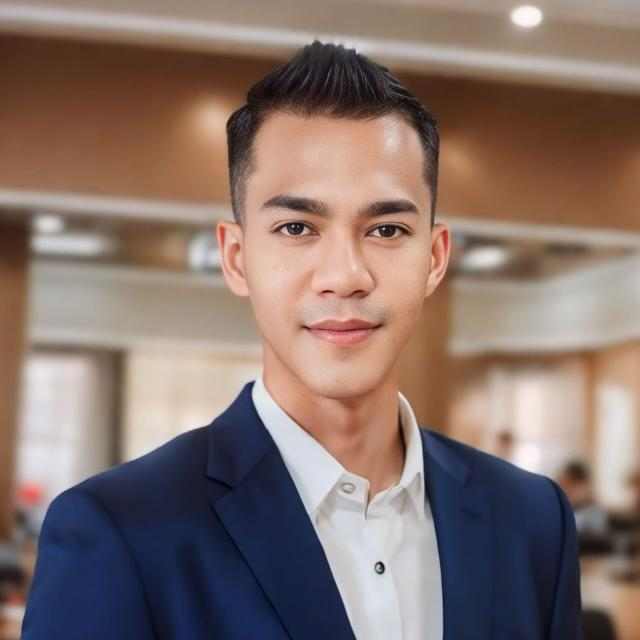
#> input picture photos/dajjal.jpg, 640 x 640 px
$ python thresh.py
#> lines starting #> are read from the running program, lines starting #| are printed output that depends on the picture; after the words box and inside, x2 and y2 are one past the last pixel; in counts of white or black regions, pixels touching at a corner belong together
import cv2 as cv

img = cv.imread('photos/dajjal.jpg')
#> img is the input picture: shape (640, 640, 3); mean B, G, R 108, 114.6, 134.3
cv.imshow('Dajjal', img)
gray = cv.cvtColor(img, cv.COLOR_BGR2GRAY)
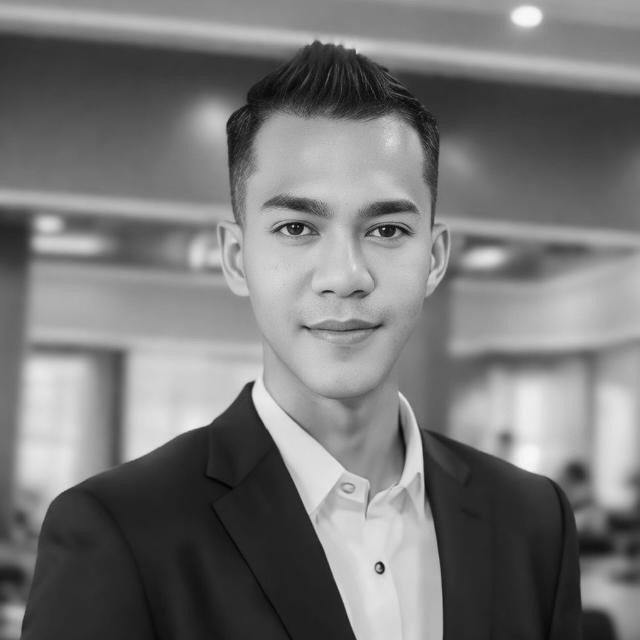
#> gray: shape (640, 640); min 2, max 249, mean 119.8
cv.imshow('Gray', gray)

#Simpe Thresholding
threshold, thresh = cv.threshold(gray, 150, 255, cv.THRESH_BINARY)
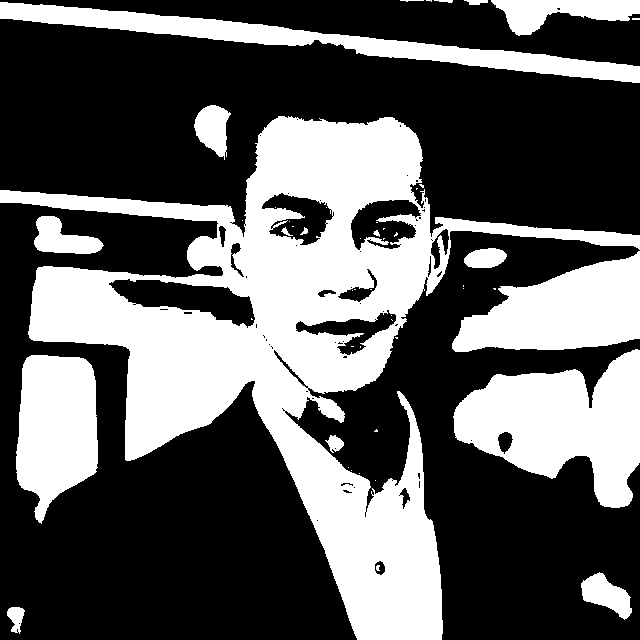
#> thresh: shape (640, 640); 36.8% white; 50 white regions (32 under 20 px), largest, box (x1, y1, x2, y2) and area: (0, 116, 640, 640) 91258, (453, 349, 640, 508) 17181, (452, 251, 640, 352) 11951
cv.imshow('Simple Thresholded', thresh)

threshold, thresh_inv = cv.threshold(gray, 150, 255, cv.THRESH_BINARY_INV) #--> Menghasilkan nilai kebalikan dari simple thresholded
cv.imshow('Simple Thresholded Inverse', thresh_inv)

#Adaptive Thresholding
adaptive_thresh = cv.adaptiveThreshold(gray, 255, cv.ADAPTIVE_THRESH_MEAN_C, cv.THRESH_BINARY, 11, 3)
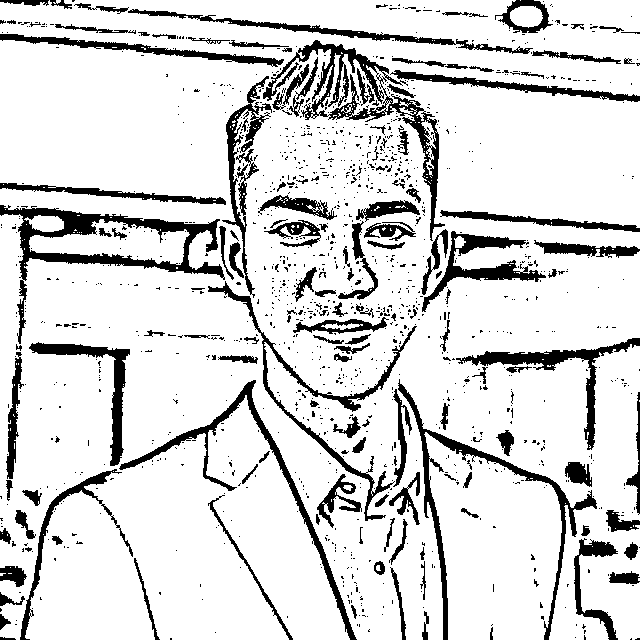
#> adaptive_thresh: shape (640, 640); 84.9% white; 1256 black regions (1112 under 20 px), largest, box (x1, y1, x2, y2) and area: (0, 205, 225, 344) 5022, (263, 40, 445, 241) 4545, (398, 379, 597, 640) 3561
cv.imshow('Adaptive Thresholding', adaptive_thresh)

adaptive_thresh_inv = cv.adaptiveThreshold(gray, 255, cv.ADAPTIVE_THRESH_MEAN_C, cv.THRESH_BINARY_INV, 11, 3)
cv.imshow('Adaptive Thresholding Inverse', adaptive_thresh_inv)

cv.waitKey(0)

$ run again, with photos/miaw.jpg copied over photos/dajjal.jpg
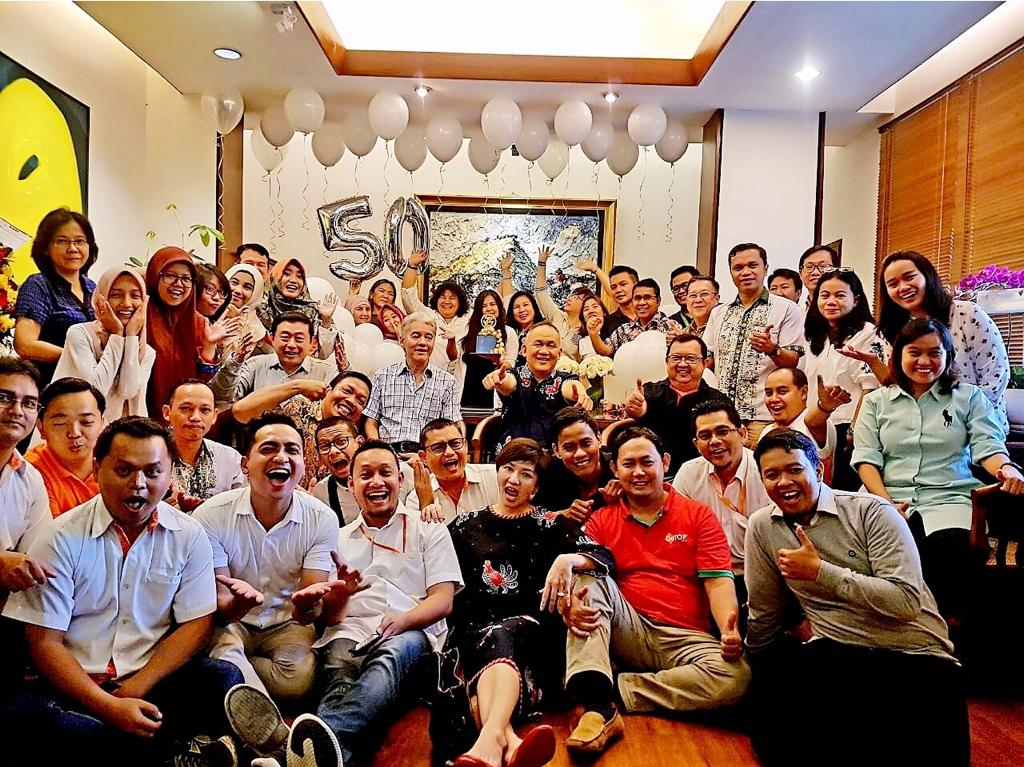
#> input picture photos/miaw.jpg, 1024 x 767 px
#> img is the input picture: shape (767, 1024, 3); mean B, G, R 95.5, 113.4, 145.3
#> `threshold, thresh = cv.threshold(gray, 150, 255, cv.THRESH_BINARY)`:
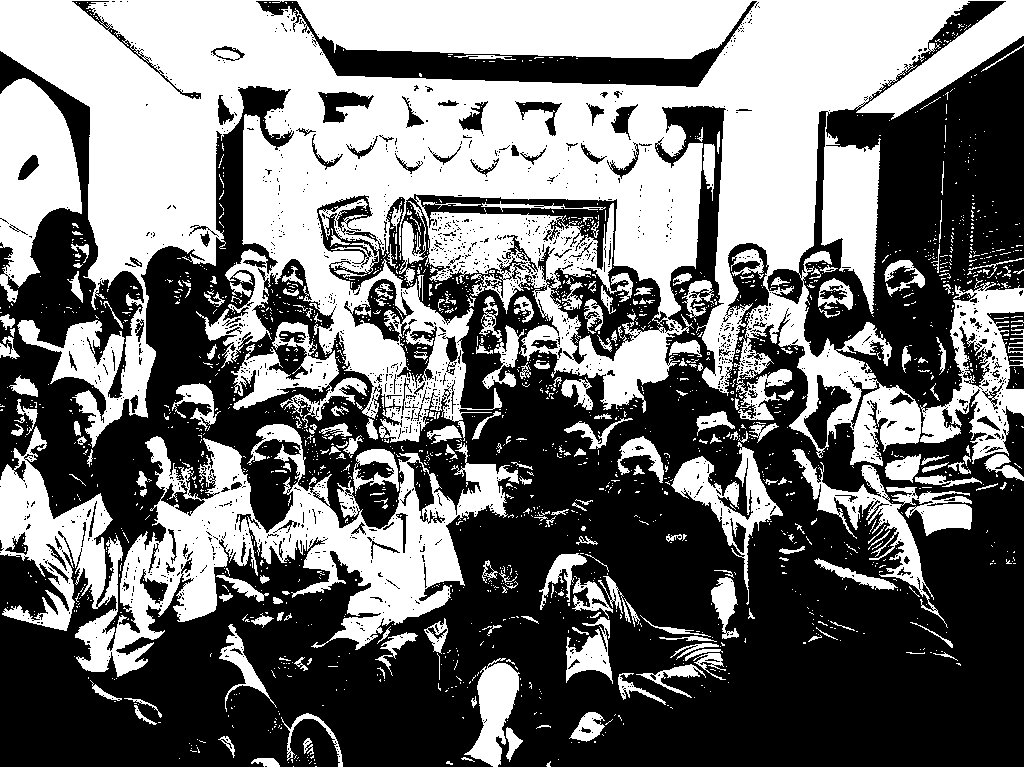
#> thresh: shape (767, 1024); 45.2% white; 1944 white regions (1710 under 20 px), largest, box (x1, y1, x2, y2) and area: (0, 0, 1024, 466) 233758, (0, 424, 519, 677) 45843, (0, 78, 82, 303) 10951
#> `adaptive_thresh = cv.adaptiveThreshold(gray, 255, cv.ADAPTIVE_THRESH_M..`:
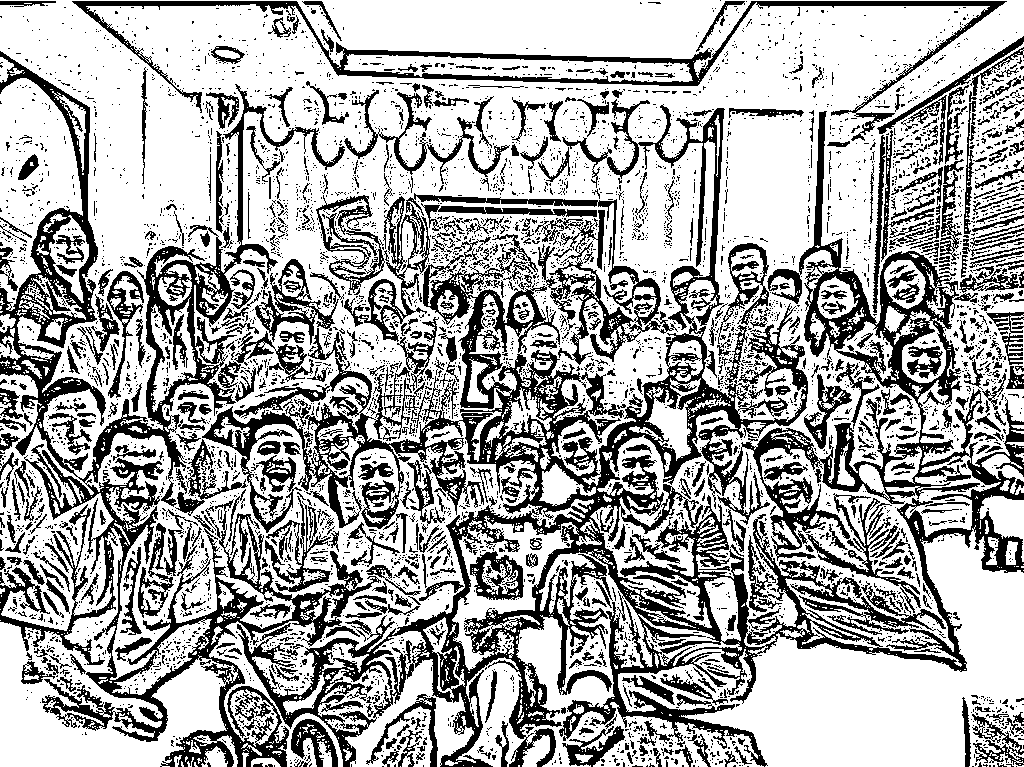
#> adaptive_thresh: shape (767, 1024); 67% white; 5381 black regions (4708 under 20 px), largest, box (x1, y1, x2, y2) and area: (202, 99, 1024, 767) 105423, (0, 51, 381, 767) 40808, (72, 1, 1007, 141) 8658

$ run again, with photos/niggers.jpg copied over photos/dajjal.jpg
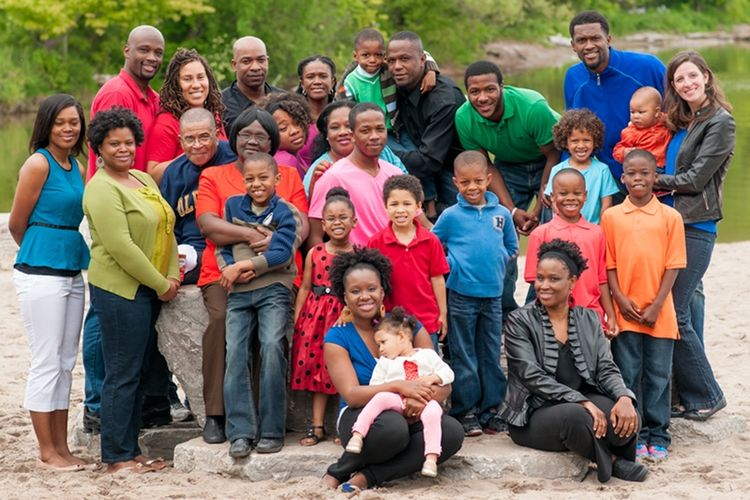
#> input picture photos/niggers.jpg, 750 x 500 px
#> img is the input picture: shape (500, 750, 3); mean B, G, R 97.4, 109, 123.9
#> `threshold, thresh = cv.threshold(gray, 150, 255, cv.THRESH_BINARY)`:
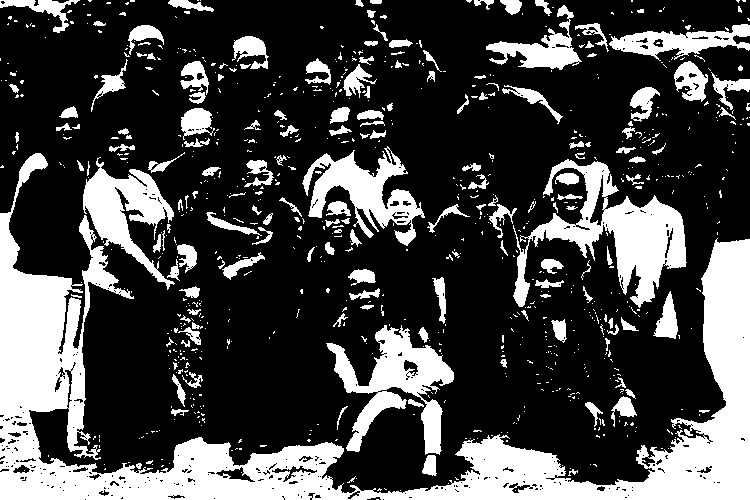
#> thresh: shape (500, 750); 27.2% white; 822 white regions (656 under 20 px), largest, box (x1, y1, x2, y2) and area: (0, 153, 750, 500) 50908, (513, 159, 687, 308) 8940, (326, 325, 454, 455) 6280
#> `adaptive_thresh = cv.adaptiveThreshold(gray, 255, cv.ADAPTIVE_THRESH_M..`:
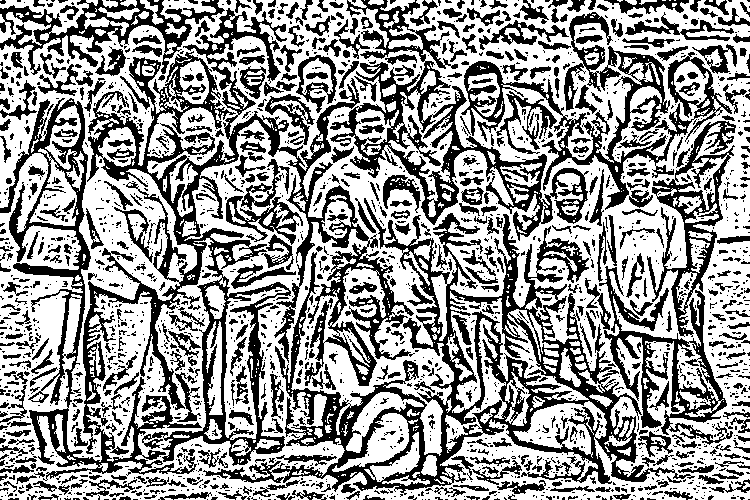
#> adaptive_thresh: shape (500, 750); 59.3% white; 2056 black regions (1514 under 20 px), largest, box (x1, y1, x2, y2) and area: (0, 8, 415, 481) 39195, (203, 198, 695, 495) 25877, (330, 0, 589, 241) 11093
